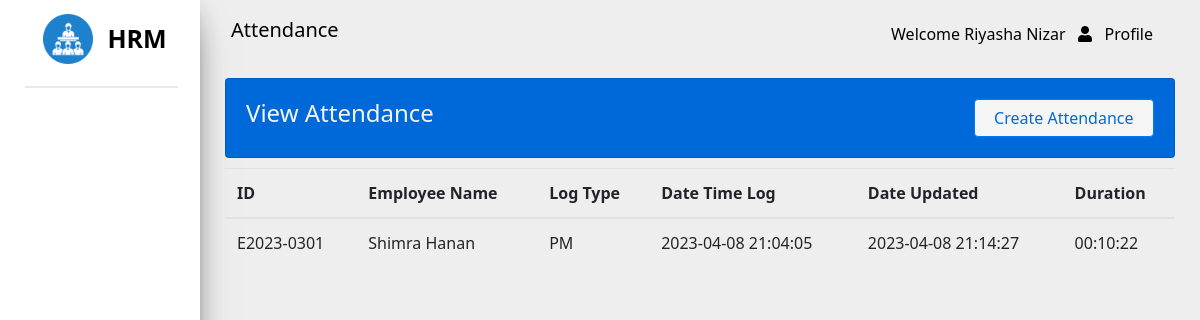
/pages/attendance/index.php (signed in), run on the app's committed database.
### tables this page shows
CREATE TABLE IF NOT EXISTS `attendance` (
  `id` int NOT NULL AUTO_INCREMENT,
  `employeeId` int NOT NULL,
  `logtype` tinyint NOT NULL,
  `datetimelog` datetime NOT NULL DEFAULT CURRENT_TIMESTAMP,
  `dateupdatedlog` datetime NOT NULL DEFAULT CURRENT_TIMESTAMP ON UPDATE CURRENT_TIMESTAMP,
  PRIMARY KEY (`id`),
  KEY `FK_EmployeeId` (`employeeId`)
);

CREATE TABLE IF NOT EXISTS `employee` (
  `id` int NOT NULL AUTO_INCREMENT,
  `userId` varchar(65) NOT NULL,
  `employeeno` varchar(65) NOT NULL,
  `firstname` varchar(65) NOT NULL,
  `middlename` varchar(65) NOT NULL,
  `lastname` varchar(65) NOT NULL,
  `departmentId` int NOT NULL,
  `positionId` int NOT NULL,
  `projectId` int NOT NULL,
  `hourlyRate` decimal(10,0) NOT NULL,
  `baseSalary` decimal(10,0) NOT NULL,
  PRIMARY KEY (`id`),
  UNIQUE KEY `employeeno` (`employeeno`),
  KEY `FK_UserId` (`userId`),
  KEY `FK_Department` (`departmentId`),
  KEY `FK_Position` (`positionId`),
  KEY `FK_Project` (`projectId`)
);

### core/services/common-service.php (called while the page is built, shortened)
<?php
    function getUsername() {
        return $_SESSION["fullname"];
    }
?>

### core/services/attendance-service.php (called while the page is built, shortened)
<?php
    function getLogType($num) {
        if($num == 1) {
            return "AM";
        } else if($num == 2) {
            return "PM";
        } else {
            return 'N/A';
        }
    }
    function getDateDifference($dateTo, $dateFrom) {
        $date1=date_create($dateTo);
        $date2=date_create($dateFrom);
        $diff=date_diff($date1,$date2);
        return $diff->format("%H:%i:%s");
    }
    function getAllAttendance($conn) {
        $query = "SELECT * FROM attendance a
        LEFT JOIN employee e on a.employeeId = e.id
        order by 1 desc";
        return $conn->query($query);
    }
?>

### pages/attendance/index.php (the view, shortened to what this page needs)
<?php
    require '../../core/services/common-service.php';
    require '../../core/services/attendance-service.php';
?>
<!DOCTYPE html>
<html lang="en">
<head>
    <link rel="stylesheet" href="https://use.fontawesome.com/releases/v5.7.0/css/all.css"
>
    <link rel="stylesheet" href="../../assets/css/common.css" />
    <link rel="stylesheet" href="../../assets/css/attendance.css" />
</head>
<body>
    <div class="row max-width">
        <div class="col-md-2 side-content">
            <img src="../../assets/images/hrm.png" width="50px" />
            <label>HRM</label>
            <br />
            <div class="break-line"></div>
        </div>
        <div class="col-md-10 nav-content">
            <nav class="navbar">
                <label class="navbar-brand">Attendance</label>
                <div class="dropdown">
                    <button class="dropbtn" onclick="showDropDown()">
                        Welcome <?php echo getUserName();?> &nbsp
                        <span class="fa fa-user" onclick="showDropDown()"></span> &nbsp Profile
                    </button>
                </div>
            </nav>
            <div class="column maintain-paddings">
                <div class="card main-card">
                    <div class="row more-top-margin">
                        <div class="col-md-7">
                            <h4>View Attendance</h4>
                        </div>
                        <div class="col-md-5">
                            <a href="./external" class="btn btn-primary btn-small">Create Attendance</a>
                        </div>
                    </div>
                </div>
                <div class="slight-top-margin">
                    <table class="table">
                        <thead>
                            <tr>
                                <th>ID</th>
                                <th>Employee Name</th>
                                <th>Log Type</th>
                                <th>Date Time Log</th>
                                <th>Date Updated</th>
                                <th>Duration</th>
                            </tr>
                        </thead>
                        <tbody>
                            <?php
                                $result = getAllAttendance($conn);
                                while($row = mysqli_fetch_assoc($result)) {
                            ?>
                            <tr>
                                <td><?php echo $row["employeeno"];?></td>
                                <td><?php echo $row["firstname"].' '.$row['lastname'];?></td>
                                <td><?php echo getLogType($row["logtype"]);?></td>
                                <td><?php echo $row["datetimelog"];?></td>
                                <td><?php echo $row["dateupdatedlog"];?></td>
                                <td><?php echo getDateDifference($row["datetimelog"], $row["dateupdatedlog"]); ?></td>
                            </tr>
                            <?php
                                }
                            ?>
                        </tbody>
                    </table>
                </div>
            </div>
        </div>
    </div>
</body>
</html>

### assets/css/common.css (style rules this page uses)
body { background-color: #eee; margin: 0; font-family: "Segoe UI","Roboto","Helvetica Neue",Arial,"Noto Sans",sans-serif,"Apple Color Emoji","Segoe UI Emoji","Segoe UI Symbol","Noto Color Emoji"; font-size: 1rem; font-weight: 400; line-height: 1.5; color: #212529; text-align: left; }
.row { display: flex; flex-wrap: wrap; margin-right: -15px; margin-left: -15px; }
.col-md, .col-md-1, .col-md-10, .col-md-11, .col-md-12, .col-md-2, .col-md-3, .col-md-4, .col-md-5, .col-md-6, .col-md-7, .col-md-8, .col-md-9, .col-md-auto { position: relative; width: 100%; padding-right: 15px; padding-left: 15px; }
@media only screen and (min-width: 768px) { .col-md-2 { max-width: 16.666667%; } }
@media only screen and (min-width: 768px) { .col-md-5 { max-width: 41.666667%; } }
@media only screen and (min-width: 768px) { .col-md-7 { max-width: 58.333333%; } }
@media only screen and (min-width: 768px) { .col-md-10 { max-width: 83.333333%; } }
nav { display: block; }
.btn { display: inline-block; font-weight: 400; color: #212529; text-align: center; vertical-align: middle; user-select: none; background-color: transparent; border: 1px solid transparent; padding: .375rem .75rem; font-size: 1rem; line-height: 1.5; border-radius: .25rem; transition: color .15s ease-in-out,background-color .15s ease-in-out,border-color .15s ease-in-out,box-shadow .15s ease-in-out; }
a { color: #007bff; text-decoration: none; background-color: transparent; }
.navbar { position: relative; display: flex; flex-wrap: wrap; align-items: center; justify-content: space-between; padding: .5rem 1rem; }
.navbar-brand { color: black !important; }
.navbar-brand { display: inline-block; padding-top: .3125rem; padding-bottom: .3125rem; margin-right: 1rem; font-size: 1.25rem; line-height: inherit; white-space: nowrap; }
.dropdown, .dropleft, .dropright, .dropup { position: relative; }
.dropdown .dropbtn { cursor: pointer; font-size: 16px; border: none; outline: none; color: black; padding: 14px 16px; background-color: inherit; font-family: inherit; margin: 0; }
[type=button]:not(:disabled), [type=reset]:not(:disabled), [type=submit]:not(:disabled), button:not(:disabled) { cursor: pointer; }
button, select { text-transform: none; }
button, input { overflow: visible; }
button, input, optgroup, select, textarea { margin: 0; font-family: inherit; font-size: inherit; line-height: inherit; }
button { border-radius: 0; }
.btn-primary:hover, .btn-primary { color: #fff; background-color: #0069d9; border-color: #0062cc; }
label { display: inline-block; margin-bottom: .5rem; }
nav { background-color: transparent; }
.card { padding: 10px; }
.card { position: relative; display: flex; -ms-flex-direction: column; flex-direction: column; min-width: 0; word-wrap: break-word; background-color: #fff; background-clip: border-box; border: 1px solid rgba(0,0,0,.125); border-radius: .25rem; }
.h4, h4 { font-size: 1.5rem; }
.h1, .h2, .h3, .h4, .h5, .h6, h1, h2, h3, h4, h5, h6 { margin-bottom: .5rem; font-weight: 500; line-height: 1.2; }
h1, h2, h3, h4, h5, h6 { margin-top: 0; margin-bottom: .5rem; }
button, input, select { margin: 0; font-family: inherit; font-size: inherit; line-height: inherit; }
.table { width: 100%; margin-bottom: 1rem; color: #212529; }
table { border-collapse: collapse; }
.table thead th { vertical-align: bottom; border-bottom: 2px solid #dee2e6; }
.table td, .table th { padding: .75rem; vertical-align: top; border-top: 1px solid #dee2e6; }
th { text-align: inherit; }
.side-content { background-color: #fff; max-height: 100%; height: 100%; position: fixed; top: 0; bottom: 0; left: 0; text-align: center; font-weight: bold; padding-top: 20px; box-shadow: 0px 16px 36px -12px rgb(0 0 0 /56%), 0 4px 25px 0px rgb(0 0 0 / 12%), 0 8px 10px -5px rgb(0 0 0 /20%) }
.side-content label { color: black; font-size: 25px; }
.side-content img { margin-right: 10px; margin-left: 10px; margin-top:-10px; }
.break-line { width: 90%; height: 2px; margin: 20px 0px 10px 10px; background-color: rgba(180, 180, 180, 0.3); }
.btn { width: 100%; }
.nav-content { position: absolute; right: 0; top: 0; float: right; width: calc(100% - 200px); height: 100%; max-height: 100%; }
.maintain-paddings { padding:10px; }
img { vertical-align: middle; border-style: none; }
.btn-primary { color: #fff; background-color: #007bff; border-color: #007bff; }

### data on the page
attendance: employeeId.employeeno "E2023-0301", employeeId.firstname "Shimra", employeeId.lastname "Hanan", logtype "PM", datetimelog "2023-04-08 21:04:05", dateupdatedlog "2023-04-08 21:14:27", datetimelog+dateupdatedlog "00:10:22"

### other printed values
getUserName() "Riyasha Nizar"
